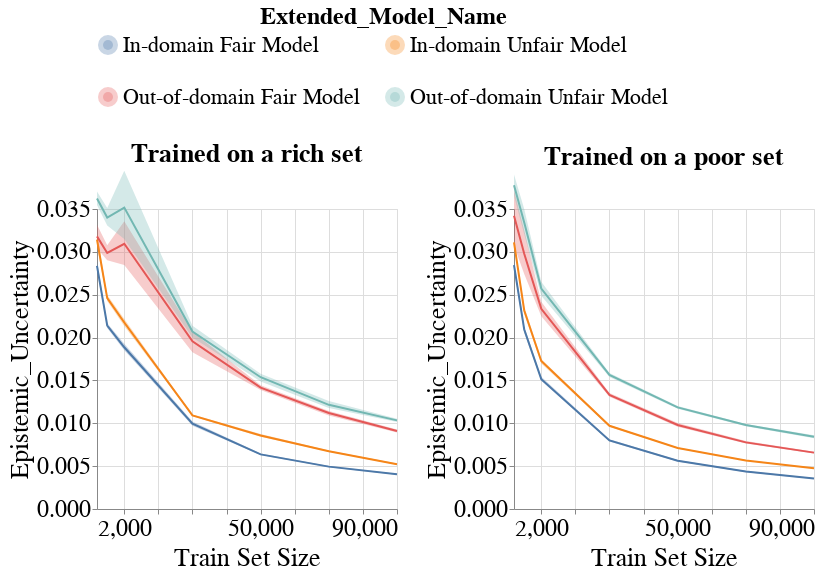

The code cell stored with this chart in its notebook:
### Code cell
create_group_metric_line_bands_per_dataset_plot(metrics_per_exp_dct=metrics_per_exp_dct,
                                                experiment_names=EXPERIMENT_NAMES,
                                                model_name=MODEL_NAMES[0],
                                                metric_type='subgroup',
                                                metric_name='Epistemic_Uncertainty',
                                                group_name='overall',
                                                ylim=[0.0, 0.035],
                                                with_band=True)

### Figure 1 — Vega-Lite specification as saved in the notebook (floating-point values rounded to 4 significant figures; data arrays with more than 128 entries replaced by an {"elided": "..."} marker saying what was removed)
{"config": {"view": {"continuousWidth": 400, "continuousHeight": 300}, "axis": {"labelFontSize": 24, "labelFontWeight": "normal", "titleFontSize": 26, "titleFontWeight": "normal"}, "legend": {"columns": 2, "direction": "horizontal", "labelFontSize": 22, "labelLimit": 400, "orient": "top", "symbolStrokeWidth": 10, "titleAnchor": "middle", "titleFontSize": 24, "titleLimit": 300}, "title": {"fontSize": 22}}, "vconcat": [{"hconcat": [{"layer": [{"mark": {"type": "errorband", "extent": "ci"}, "encoding": {"color": {"field": "Extended_Model_Name", "type": "nominal"}, "x": {"axis": {"labelExpr": "(datum.value == 5000) || (datum.value == 10000) ? '2,000' : datum.label"}, "field": "Train_Set_Size", "scale": {"nice": false}, "title": "Train Set Size", "type": "quantitative"}, "y": {"field": "Metric_Value", "scale": {"domain": [0.0, 0.035], "zero": false}, "title": "Epistemic_Uncertainty", "type": "quantitative"}}}, {"mark": "line", "encoding": {"color": {"field": "Extended_Model_Name", "type": "nominal"}, "x": {"axis": {"labelExpr": "(datum.value == 5000) || (datum.value == 10000) ? '2,000' : datum.label"}, "field": "Train_Set_Size", "scale": {"nice": false}, "title": "Train Set Size", "type": "quantitative"}, "y": {"aggregate": "mean", "field": "Metric_Value", "scale": {"domain": [0.0, 0.035], "zero": false}, "title": "Epistemic_Uncertainty", "type": "quantitative"}}}], "height": 300, "title": {"text": "Trained on a rich set", "fontSize": 26}, "width": 300}, {"layer": [{"mark": {"type": "errorband", "extent": "ci"}, "encoding": {"color": {"field": "Extended_Model_Name", "type": "nominal"}, "x": {"axis": {"labelExpr": "(datum.value == 5000) || (datum.value == 10000) ? '2,000' : datum.label"}, "field": "Train_Set_Size", "scale": {"nice": false}, "title": "Train Set Size", "type": "quantitative"}, "y": {"field": "Metric_Value", "scale": {"domain": [0.0, 0.035], "zero": false}, "title": "Epistemic_Uncertainty", "type": "quantitative"}}}, {"mark": "line", "encoding": {"color": {"field": "Extended_Model_Name", "type": "nominal"}, "x": {"axis": {"labelExpr": "(datum.value == 5000) || (datum.value == 10000) ? '2,000' : datum.label"}, "field": "Train_Set_Size", "scale": {"nice": false}, "title": "Train Set Size", "type": "quantitative"}, "y": {"aggregate": "mean", "field": "Metric_Value", "scale": {"domain": [0.0, 0.035], "zero": false}, "title": "Epistemic_Uncertainty", "type": "quantitative"}}}], "data": {"name": "data-540e95dad18bdf56ebf928c5d2e5df73"}, "height": 300, "title": {"text": "Trained on a poor set", "fontSize": 26}, "width": 300}]}], "data": {"name": "data-6a78250570bf58a3a07cfd00222b9f68"}, "$schema": "https://vega.github.io/schema/vega-lite/v4.17.0.json", "datasets": {"data-6a78250570bf58a3a07cfd00222b9f68": {"elided": "168 records"}, "data-540e95dad18bdf56ebf928c5d2e5df73": {"elided": "168 records"}}}
